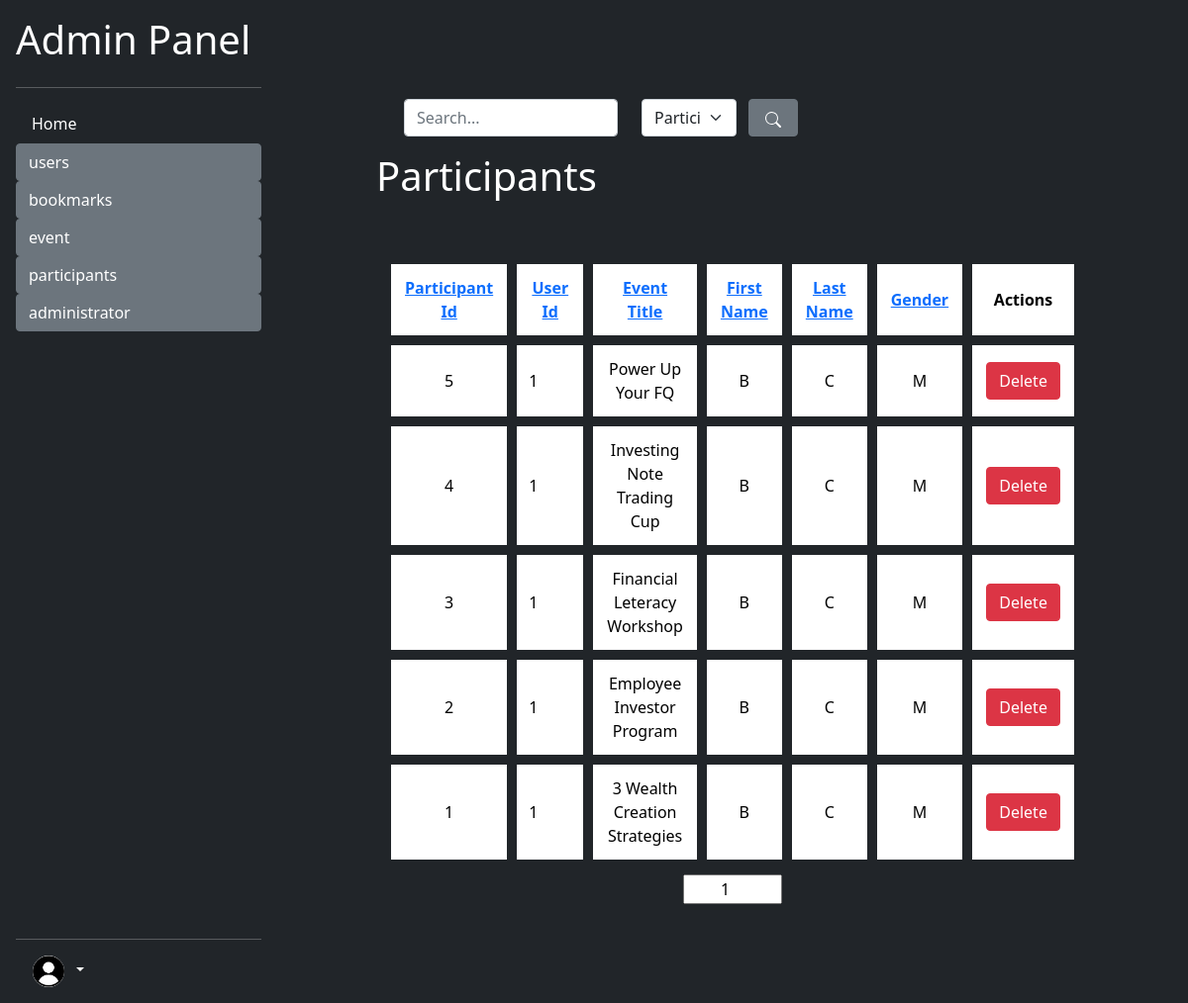
The app's page /admin/participants/list_participants.php?pageNo=1&col=participant_id&sort=ASC (signed in) with its own data.
### tables this page shows
CREATE TABLE `participants` (
  `participant_id` int(11) NOT NULL,
  `user_id` int(8) NOT NULL,
  `Event_Title_FK` varchar(30) NOT NULL,
  `gender` varchar(1) NOT NULL,
  `first_name` varchar(30) NOT NULL,
  `last_name` varchar(30) NOT NULL
);

### utility/utility.php (called while the page is built, shortened)
<?php
class Database
{
    public $con;
    function __construct()
    {
        $this->con = mysqli_connect(self::DB_HOST, self::DB_USER, self::DB_PASSWORD, self::DB_NAME);
    }
    function select($columnArray, $whereStatements, $table = 'user')
    {
        $queryStatement = "SELECT " . array_shift($columnArray);
        foreach ($columnArray as $col) {
            $queryStatement .= ", $col";
        }
        if ($whereStatements == "") {
            $queryStatement .= " FROM $table";
        } else {
            $queryStatement .= " FROM $table WHERE $whereStatements;";
        }
        $this->queryResult = mysqli_query($this->con, $queryStatement);
        return mysqli_fetch_all($this->queryResult);
    }
}

### admin/participants/list_participants.php (the view, shortened to what this page needs)
<?php
require_once dirname(__FILE__) . "/../../env_variables.php";
include "$docRoot/utility/utility.php";
include "../admin_utility.php";
require_once "$docRoot/utility/search.php";
include "$docRoot/admin/redirectNonAdmin.php";
$searchSuccess = false;
$colArray = array(
    "participant_id" => "Participant Id",
    "user_id" => "User Id",
    "Event_Title_FK" => "Event Title",
    "first_name" => "First Name",
    "last_name" => "Last Name",
    "gender" => "Gender"
);
$sortCol = "user_id";
$sort = "ASC";
$db = new Database();
$whereStatement = "";
$result = $db->select(array("participant_id", "user_id", "Event_Title_FK", "first_name", "last_name", "gender"), $whereStatement, "participants");
$pageCount = ceil(count($result) / 10);
$pageNo = 1;
if ($_SERVER["REQUEST_METHOD"] == "GET") {
    if (isset($_GET['pageNo'])) {
        if ($_GET['pageNo'] >= 1 && $_GET['pageNo'] <= $pageCount) {
            $pageNo = $_GET['pageNo'];
        } else {
            echo "<script>window.location='$sevRoot/admin/users/list_bookmarks.php';</script>";
            die();
        }
    }
    if (!empty($_GET['col']) && !empty($_GET['sort'])) {
        if (array_key_exists($_GET['col'], $colArray)) {
            $sortCol = $_GET['col'];
        } else {
            $sortCol = $colArray[0];
        }
        $sort = ($_GET['sort'] == "ASC") ? "DESC" : "ASC";
    }
} else if ($_SERVER["REQUEST_METHOD"] == "POST") {
    if (!empty($_POST)) {
        $participantId = isset($_POST['participantId']) ? $_POST['participantId'] : '';
        $userId = isset($_POST['userId']) ? $_POST['userId'] : '';
        $eventTitle = isset($_POST['eventTitle']) ? $_POST['eventTitle'] : '';
        $firstName = isset($_POST['firstName']) ? $_POST['firstName'] : '';
        $lastName = isset($_POST['lastName']) ? $_POST['lastName'] : '';
        $gender = isset($_POST['gender']) ? $_POST['gender'] : '';
        if ($_POST['pageNo'] >= 1 && $_POST['pageNo'] <= $pageCount) {
            $pageNo = $_POST['pageNo'];
            consoleLog($pageNo);
        }
        $queryStatement = <<<SQL
        DELETE FROM participants
        WHERE
        participant_id = $participantId AND
        user_id = $userId AND
        Event_Title_FK = '$eventTitle' AND
        first_name = '$firstName' AND
        last_name = '$lastName' AND
        gender = '$gender';
SQL;
        $deleteStatus = $db->con->query($queryStatement) ? true : false;
    }
}
if (!$searchSuccess) {
    $whereStatement = "TRUE ORDER BY $sortCol $sort";
    $result = $db->select(array("participant_id", "user_id", "Event_Title_FK", "first_name", "last_name", "gender"), $whereStatement, "participants");
    $resultArr = $result;
}
$pageCount = ceil(count($resultArr) / 10);
?>
<!DOCTYPE html>
<html lang="en">
<head>
    <link href="https://cdn.jsdelivr.net/npm/bootstrap@5.0.2/dist/css/bootstrap.min.css" rel="stylesheet">
    <link href="../index.css" type="text/css" rel="stylesheet">
</head>
<body class="bg-dark">
    <?php
    include_once "../sidebar.php";
    ?>
    <section class="text-white">
        <form class="mb-0 mx-3 row container mb-3" action="" method="GET">
            <div class="col-md-4">
                <input name="search" type="text" class="form-control" value="<?php if (isset($searchTerm)) echo $searchTerm ?>" placeholder="Search...">
            </div>
            <div class="col-md-2">
                <select name="col_search" id="" class="form-select">
                    <?php
                    foreach ($colArray as $col => $headerName) {
                        if ($searchCol == $col) {
                            echo "<option value='$col' selected>$headerName</option>";
                        } else {
                            echo "<option value='$col' >$headerName</option>";
                        }
                    }
                    ?>
                </select>
            </div>
            <button type="submit" class="btn btn-secondary" style="width: 50px;">
            </button>
        </form>
        <h1>Participants</h1>
        <table class="event-list">
            <tr class="text-center">
                <?php
                $searchParams = "";
                foreach ($colArray as $col => $headerName) {
                    $tempSort = "ASC";
                    if ($sortCol == $col) {
                        $tempSort = $sort;
                    }
                    echo <<<HTML
                    <th style="width:10%;">
                        <a href="{$_SERVER['PHP_SELF']}?pageNo=$pageNo&col=$col&sort=$tempSort$searchParams">
                        $headerName
                        </a>
                    </th>
HTML;
                }
                ?>
                <th style="width:10%;">Actions</th>
            </tr>
            <?php
            $startIndex = ($pageNo - 1) * 10;
            for ($i = $startIndex; $i < $startIndex + 10 && $i < count($resultArr); $i++) {
                echo <<<HTML
                    <tr class="text-center">
                        <td>{$resultArr[$i][0]}</td>
                        <td  style="text-align:left;">{$resultArr[$i][1]}</td>
                        <td>{$resultArr[$i][2]}</td>
                        <td>{$resultArr[$i][3]}</td>
                        <td>{$resultArr[$i][4]}</td>
                        <td>{$resultArr[$i][5]}</td>
                        <td>
                            <button class="btn btn-danger" onclick="enableModal([{$resultArr[$i][0]}, '{$resultArr[$i][1]}', '{$resultArr[$i][2]}', '{$resultArr[$i][3]}', '{$resultArr[$i][4]}', '{$resultArr[$i][5]}']);">Delete</button>
                        </td>
                    </tr>
HTML;
            }
            ?>
        </table>
        <?php
        echo '<div class="d-flex flex-row justify-content-center px-auto container">';
        ?>
        <?php
        echo <<<HTML
        <form action="{$_SERVER['PHP_SELF']}" method="GET">
            <input name="pageNo" value="$pageNo" id="pageNoInput" type="number" placeholder="1 ... {$pageCount}" min="1" max="{$pageCount}">
        </form>
HTML;
        ?>
        <?php
        echo '</div>';
        ?>
    </section>
</body>
</html>

### admin/index.css (style rules this page uses)
html, body { height: 100%; }
section { width: calc(100% - 280px); float: right; padding: 100px; }
.event-list { margin-top: 50px; width: 100%; border-spacing: 10px; padding: 5px; border-collapse: separate; }
.event-list th, .event-list td { padding: 12px; color: black; background-color: white; }
.container { padding: 0px; }
#pageNoInput { width: 100px; text-align: center; }

### records on screen
participants: participant_id "5", user "1", Event_Title_FK "Power Up Your FQ", first_name "B", last_name "C", gender "M"
participants: participant_id "4", user "1", Event_Title_FK "Investing Note Trading Cup", first_name "B", last_name "C", gender "M"
participants: participant_id "3", user "1", Event_Title_FK "Financial Leteracy Workshop", first_name "B", last_name "C", gender "M"
participants: participant_id "2", user "1", Event_Title_FK "Employee Investor Program", first_name "B", last_name "C", gender "M"
participants: participant_id "1", user "1", Event_Title_FK "3 Wealth Creation Strategies", first_name "B", last_name "C", gender "M"

### other values on screen
$dirOrFiles "Home"
$dir "users"
$dir "bookmarks"
$dir "event"
$dir "participants"
$dir "administrator"
$headerName "Participant Id"
$headerName "User Id"
$headerName "Event Title"
$headerName "First Name"
$headerName "Last Name"
$headerName "Gender"
form field col_search "Participant Id"
